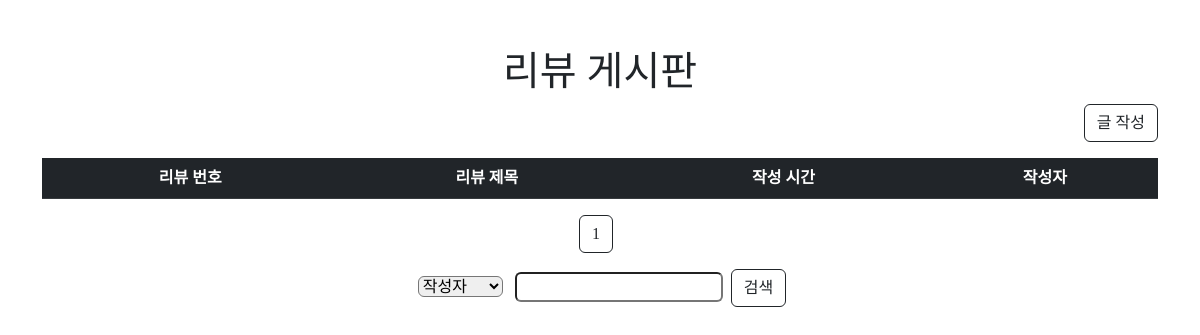
/pairs/index/2, run on an earlier commit of the app's database.
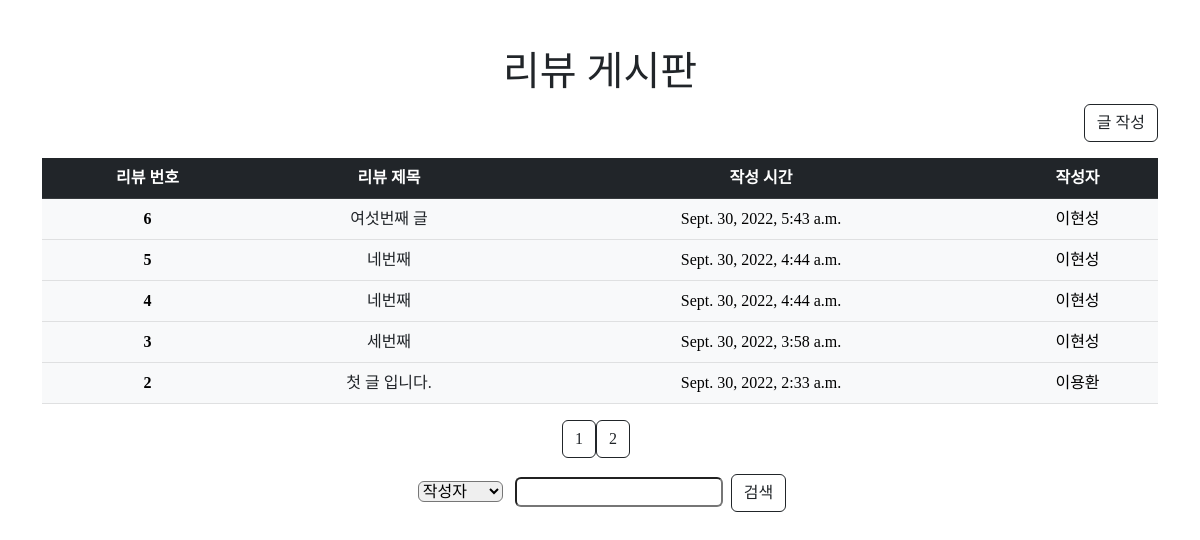
And on a later commit of the database.
### pairs/models.py (models this page shows)
class Articles(models.Model):
    title = models.CharField(max_length = 80)
    content = models.TextField()
    created_at = models.DateTimeField(auto_now_add=True)
    updated_at = models.DateTimeField(auto_now=True)
    user_name = models.CharField(max_length = 20)
    password = models.CharField(max_length = 80)

### pairs/views.py (the view)
# urls.py: path('index/<int:num>', views.index, name='index'),
def index(request, num):
    title = Articles.objects.order_by('-updated_at')[(num-1)*15:num*15]
    btn = math.ceil(Articles.objects.all().count()/15)
    result = []
    for i in range(1, btn + 1):
        result.append(i)
    context = {
        'titles':title,
        'numbers':result,
    }
    return render(request, 'pairs/index.html', context)

### pairs/templates/pairs/index.html (shortened to what this page needs)
{% extends 'base.html' %}
{% block content %}
<div class="container mt-5">
  <h1 class="text-center">리뷰 게시판</h1>
  <div class="text-end mb-3">
    <a href="{% url 'pairs:create' %}"><button type="button" class="btn btn-outline-dark">글 작성</button></a>
  </div>
  <table class="table table-hover">
    <thead>
      <tr class="table-dark text-center">
        <th scope="col">리뷰 번호</th>
        <th scope="col">리뷰 제목</th>
        <th scope="col">작성 시간</th>
        <th scope="col">작성자</th>
      </tr>
    </thead>
    <tbody>
      {% for title in titles %}
      <tr class="table-light text-center">
        <th scope="row">{{ title.id }}</th>
        <td><a href="{% url 'pairs:detail' title.pk %}" class="text-decoration-none text-dark">{{ title.title }}</a></td>
        <td>{{ title.updated_at }}</td>
        <td>{{ title.user_name }}</td>
      </tr>
      {% endfor %}
    </tbody>
  </table>
  <div class="text-center">
    <div class="btn-group me-2" role="group" aria-label="First group">
      {% for number in numbers %}
      <a href="{{number}}"><button type="button" class="btn btn-outline-dark">{{ number }}</button></a>
      {% endfor %}
    </div>
  </div>
  <div class="d-flex justify-content-center mt-3">
    <form action="{% url 'pairs:search' 1%}">
      <select class="rounded mx-1" name="search">
        <option value="작성자">작성자</option>
      </select>
      <input class="rounded mx-1" rows="1" name="title">
      <input type="submit" class="btn btn-outline-dark" value="검색">
    </form>
  </div>
</div>
{% endblock %}

What changed in the data, as far as the page shows it:
added Articles: id "6", title "여섯번째 글", updated_at "Sept. 30, 2022, 5:43 a.m.", user_name "이현성"
now on this page (row unchanged): Articles: id "5", title "네번째", updated_at "Sept. 30, 2022, 4:44 a.m.", user_name "이현성"
now on this page (row unchanged): Articles: id "4", title "네번째", updated_at "Sept. 30, 2022, 4:44 a.m.", user_name "이현성"
now on this page (row unchanged): Articles: id "3", title "세번째", updated_at "Sept. 30, 2022, 3:58 a.m.", user_name "이현성"
now on this page (row unchanged): Articles: id "2", title "첫 글 입니다.", updated_at "Sept. 30, 2022, 2:33 a.m.", user_name "이용환"
Also different on the page:
new list line: "2"
